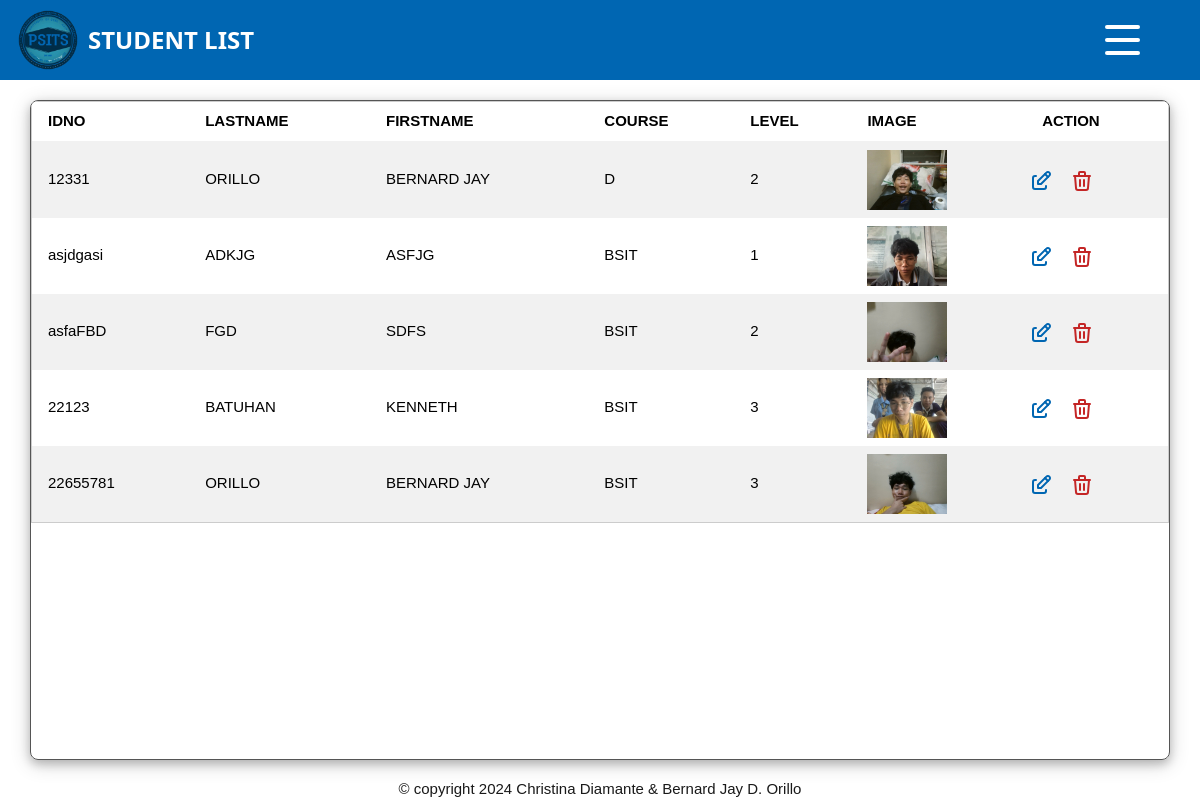
Page /list (signed in) on the earlier database version.
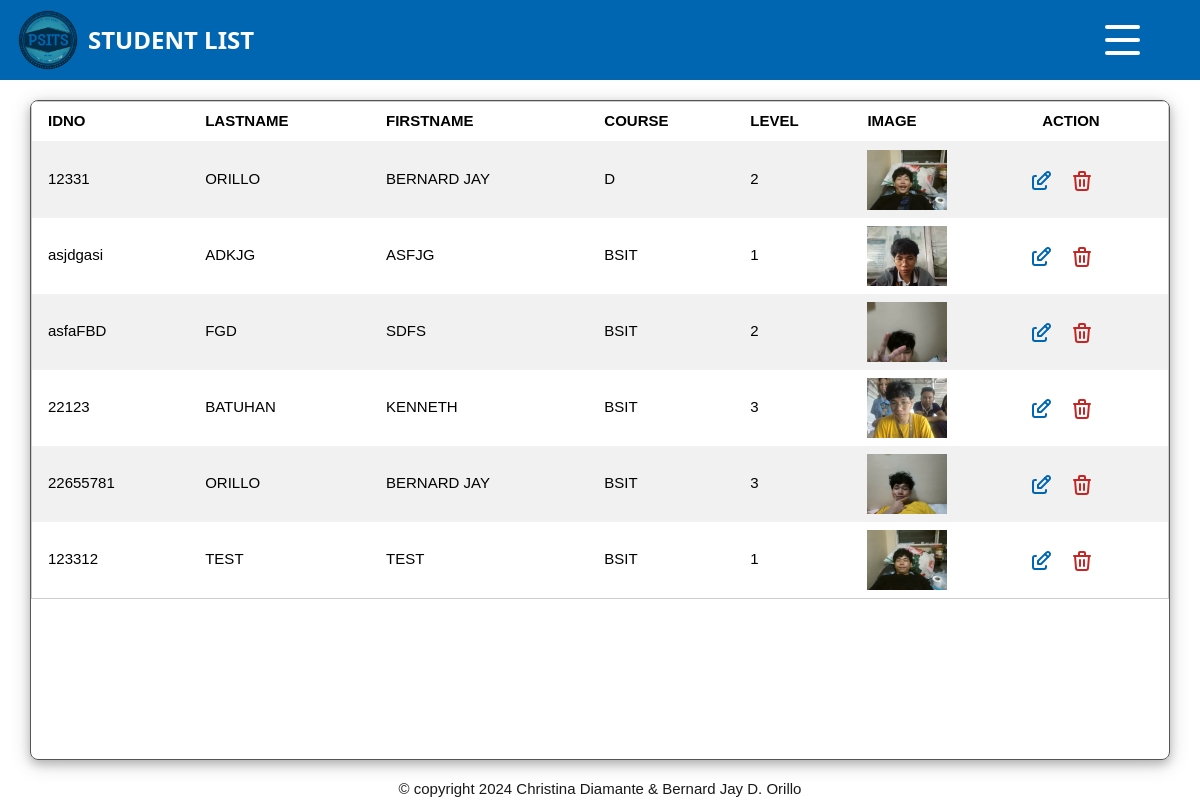
Same page on the later database version.
### tables this page shows
CREATE TABLE students
(
id integer primary key autoincrement,
idno varchar(10) unique,
lastname varchar(80),
firstname varchar(80),
course varchar(15),
level varchar(5)
, image varchar(20));

### app.py (the view)
@app.route('/list')
def list():
    if not is_logged_in():
        return redirect(url_for('admin'))
    data: list = getprocess("SELECT idno,lastname,firstname,course,level,image FROM students;")
    return render_template('list.html',students=data)

### app.py (called while the page is built)
def is_logged_in():
    return session.get('logged_in', False)

### dbhelper.py (called while the page is built)
def getprocess(sql:str)->list:
    db:object = connect(database)
    cursor:object = db.cursor()
    cursor.row_factory = Row
    cursor.execute(sql)
    data:list = cursor.fetchall()
    cursor.close()
    return data

### templates/list.html (shortened to what this page needs)
{% extends 'base.html' %}
{%block head%}
<link rel="stylesheet" href="{{ url_for('static', filename='css/index.css') }}">
<link rel="stylesheet" href="{{ url_for('static', filename='css/menu.css') }}">
<link rel="stylesheet" href="{{ url_for('static', filename='css/list.css') }}">
<link rel="stylesheet" href="{{ url_for('static', filename='css/flip.css') }}">
{%endblock%}
{%block body%}
<div class="container">
    <div class="header">
        <div class="header-box title">
            <img src="{{ url_for('static', filename='images/PSITS_LOGO2.png') }}" height="60" alt="Logo">
            <h1 class="header-title">STUDENT LIST</h1>
        </div>
        <div class="header-box button">
            <div class="icon nav-icon-5">
                <span></span>
                <span></span>
                <span></span>
            </div>
        </div>
    </div>
    <div className="content">
        <div class="student-list w3-card-4 w3-round-large">
            {% if students %}
            <table class="w3-table-all" style="border-collapse: separate;">
                <tr class="sticky-header">
                    <th>IDNO</th>
                    <th>LASTNAME</th>
                    <th>FIRSTNAME</th>
                    <th>COURSE</th>
                    <th>LEVEL</th>
                    <th>IMAGE</th>
                    <th>ACTION</th>
                </tr>
                {% for student in students %}
                <tr id="{{student.idno}}">
                    <td id="{{student.idno}}-idno">{{ student.idno }}</td>
                    <td id="{{student.idno}}-lastname">{{ student.lastname.upper() }}</td>
                    <td id="{{student.idno}}-firstname">{{ student.firstname.upper() }}</td>
                    <td id="{{student.idno}}-course">{{ student.course.upper() }}</td>
                    <td id="{{student.idno}}-level">{{ student.level }}</td>
                    <td> <img id="{{student.idno}}-image" src="{{ student.image }}" alt="Image" width="80" height="60">
                    </td>
                    <td
                        style="display: flex; flex-direction: row; align-items: center; justify-content: center; margin-left: -6.5vw; margin-top: 1.5vh;">
                        <button
                            onclick="editStudent('{{student.idno}}','{{student.lastname}}','{{student.firstname}}','{{student.course}}','{{student.level}}','{{student.image}}')"
                            class="edit">
                        </button>
        <button onclick="openDeleteModal('{{student.idno}}')" class="delete">
        </button>
        </td>
        </tr>
        {% endfor%}
        </table>
        {% else %}
        <p class="w3-center w3-display-middle w3-xxlarge w3-bold" style="font-weight: 800;">NO STUDENT FOUND</p>
        {% endif %}
    </div>
</div>
</div>
<div class=" footer">
    &copy; copyright 2024 Christina Diamante & Bernard Jay D. Orillo
</div>
{%endblock%}

Differences in the rows shown:
added students: idno "123312", lastname "TEST", firstname "TEST", course "BSIT", level "1", idno (picture)
